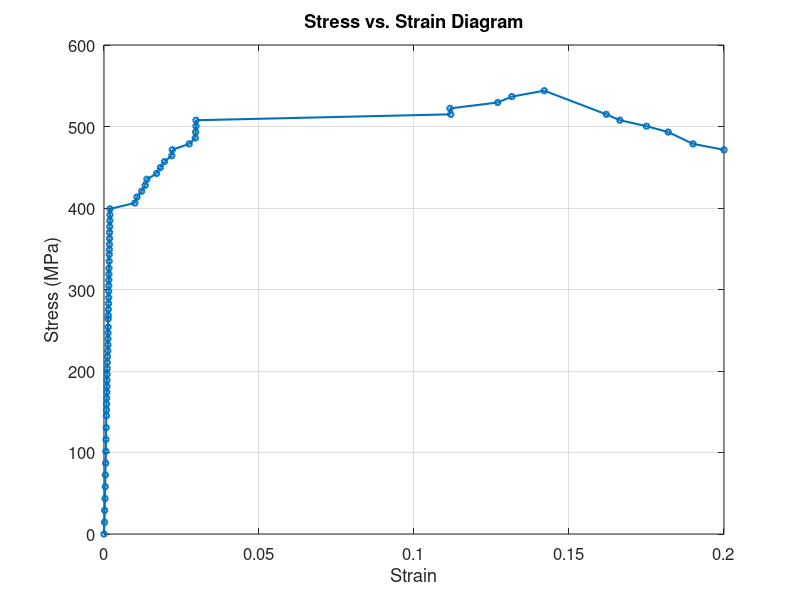

Here is the MATLAB script that generated this plot:
% Data
force_kN = [0, 1.0, 2.0, 3.0, 4.0, 5.0, 6.0, 7.0, 8.0, 9.0, 10.0, 10.5, 11.0, 11.5, 12.0, 12.5, 13.0, 13.5, 14.0, 14.5, 15.0, 15.5, 16.0, 16.5, 17.0, 17.5, 18.0, 18.5, 19.0, 19.5, 20.0, 20.5, 21.0, 21.5, 22.0, 22.5, 23.0, 23.5, 24.0, 24.5, 25.0, 25.5, 26.0, 26.5, 27.0, 27.5, 28.0, 28.5, 29.0, 29.5, 30.0, 30.5, 31.0, 31.5, 32.0, 32.5, 33.0, 32.5, 33.5, 34.0, 34.5, 34.0, 35.0, 34.5, 35.0, 36.0, 36.5, 36.0, 37.0, 36.5, 37.0, 36.5, 37.5, 36.5, 37.0, 36.5, 37.0, 36.5, 36.0, 37.0, 36.5, 36.0, 36.0, 35.5, 35.0, 34.5, 34.0, 33.0, 32.5, 32.0, 31.5, 30.0, 29.5, 29.0, 28.5, 28.0];
displacement_mm = [0, 0.008, 0.011, 0.016, 0.020, 0.021, 0.027, 0.029, 0.032, 0.035, 0.038, 0.040, 0.042, 0.044, 0.046, 0.048, 0.049, 0.050, 0.052, 0.054, 0.056, 0.060, 0.062, 0.0632, 0.064, 0.065, 0.067, 0.068, 0.070, 0.073, 0.076, 0.076, 0.077, 0.078, 0.079, 0.080, 0.083, 0.084, 0.086, 0.087, 0.089, 0.090, 0.092, 0.094, 0.096, 0.097, 0.099, 0.498, 0.532, 0.609, 0.664, 0.692, 0.848, 0.910, 0.976, 1.094, 1.101, 1.374, 1.346, 1.472, 1.479, 1.484, 1.484, 1.484, 1.485, 5.593, 5.799, 6.576, 7.101, 7.530, 8.101, 8.320, 8.750, 9.101];
strain = [0, 0.00016, 0.00022, 0.00032, 0.00040, 0.00042, 0.00054, 0.00058, 0.00064, 0.00070, 0.00076, 0.00080, 0.00084, 0.00088, 0.00092, 0.00096, 0.00098, 0.00100, 0.00104, 0.00108, 0.00112, 0.00124, 0.00126, 0.00128, 0.00130, 0.00132, 0.00134, 0.00136, 0.00140, 0.00146, 0.00152, 0.00152, 0.00152, 0.00156, 0.00158, 0.00160, 0.00166, 0.00168, 0.00172, 0.00174, 0.00178, 0.00180, 0.00184, 0.00188, 0.00192, 0.00194, 0.00996, 0.01064, 0.01218, 0.01328, 0.01384, 0.01696, 0.01820, 0.01950, 0.02188, 0.02202, 0.02748, 0.02944, 0.02958, 0.02968, 0.02968, 0.11186, 0.11160, 0.12700, 0.13156, 0.14202, 0.16202, 0.16640, 0.17500, 0.18200, 0.19000, 0.20000];
stress_MPa = [0, 14.5, 29.0, 43.51, 58.01, 72.51, 87.01, 101.51, 116.02, 130.52, 145.02, 152.27, 159.52, 166.81, 174.06, 181.32, 188.57, 195.82, 203.07, 210.31, 217.56, 224.83, 232.16, 239.41, 246.65, 253.90, 263.92, 268.27, 275.52, 282.85, 290.10, 297.67, 304.61, 311.62, 318.87, 326.12, 334.63, 342.88, 348.84, 355.38, 362.63, 369.89, 377.14, 384.39, 391.64, 398.89, 406.15, 413.40, 420.66, 427.91, 435.16, 442.41, 449.67, 456.91, 464.17, 471.42, 478.67, 485.92, 493.18, 500.43, 507.68, 514.94, 522.19, 529.44, 536.69, 543.95, 514.94, 507.68, 500.43, 493.18, 478.67, 471.42];

% Plot
figure;
plot(strain, stress_MPa, '-o', 'LineWidth', 1.5, 'MarkerSize', 4);
xlabel('Strain');
ylabel('Stress (MPa)');
title('Stress vs. Strain Diagram');
grid on;

% Improve readability
set(gca, 'FontSize', 12);
